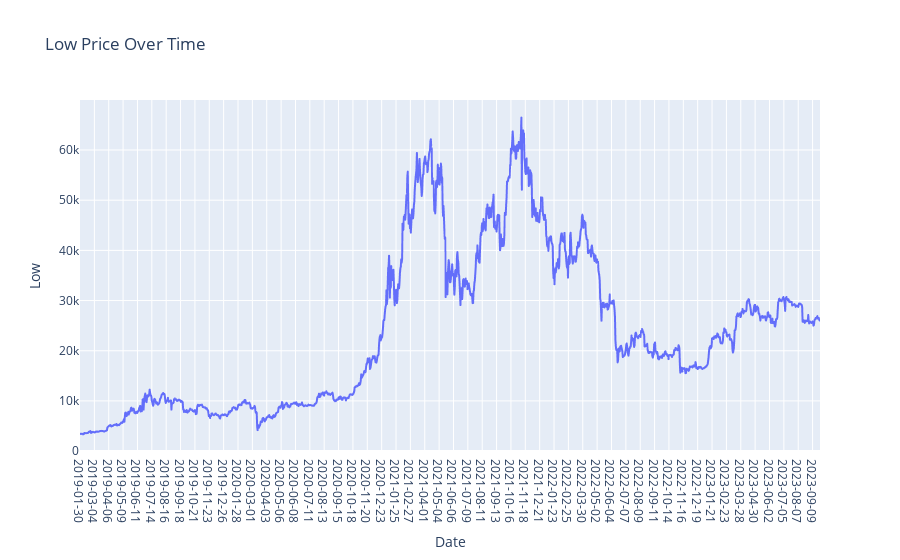

Notebook source saved alongside this figure:
### Markdown cell above
## iii) Graph for Low Column Values

### Code cell
plt.figure(figsize=(14, 6))
fig = px.line(WBTC.Low,x=WBTC.Date, y='Low', labels={'x': 'Date', 'y': 'Price'}, title='Low Price Over Time')
fig.update_xaxes(type='category')  # Ensure the x-axis treats the index as categorical (date)
fig.show()

### Figure 1 — Plotly figure (JSON) as saved in the notebook; plotly's stock layout.template omitted (floating-point values rounded to 4 significant figures; data arrays with more than 128 entries replaced by an {"elided": "..."} marker saying what was removed)
{"data": [{"hovertemplate": "Date=%{x}<br>Low=%{y}<extra></extra>", "legendgroup": "", "line": {"color": "#636efa", "dash": "solid"}, "marker": {"symbol": "circle"}, "mode": "lines", "name": "", "showlegend": false, "type": "scattergl", "x": {"elided": "1701 str values"}, "xaxis": "x", "y": {"elided": "1701 float values"}, "yaxis": "y"}], "layout": {"legend": {"tracegroupgap": 0}, "title": {"text": "Low Price Over Time"}, "xaxis": {"anchor": "y", "domain": [0, 1], "title": {"text": "Date"}, "type": "category"}, "yaxis": {"anchor": "x", "domain": [0, 1], "title": {"text": "Low"}}}}
